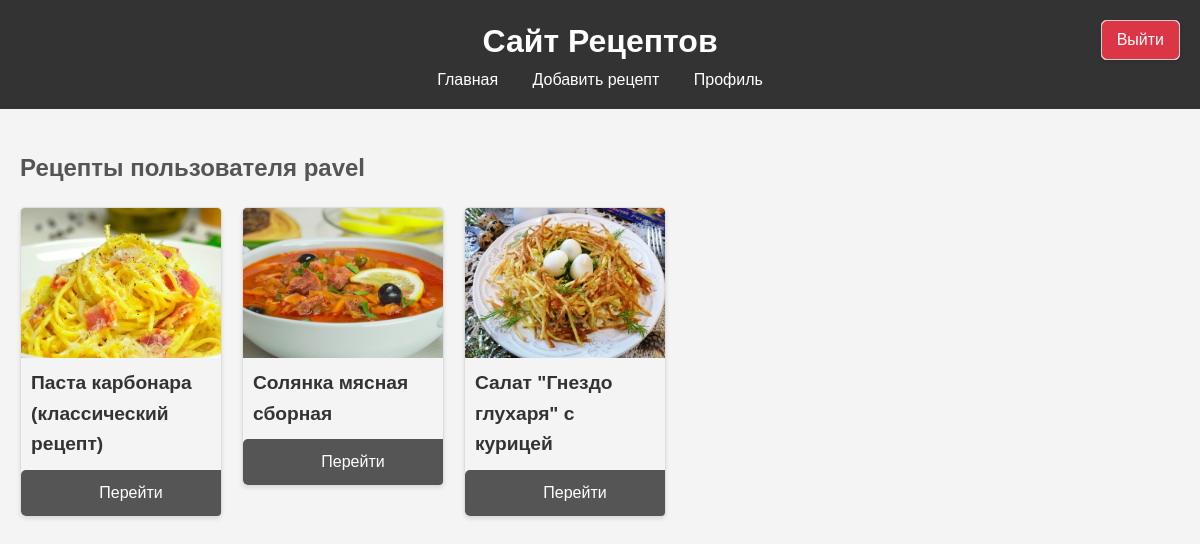
The page /user/pavel/ on the database its author committed.
### recipes/models.py (models this page shows, shortened)
class Recipe(models.Model):
    title = models.CharField(max_length=200)
    description = models.TextField()
    steps = models.TextField()
    preparation_time = models.IntegerField()
    image = models.ImageField(upload_to='recipes/')
    author = models.ForeignKey(User, on_delete=models.CASCADE)
    ingredients = models.TextField(null=True, blank=True)  # Поле для ингредиентов
    categories = models.ManyToManyField('Category', through='RecipeCategory')

### recipes/views.py (the view)
# urls.py: path('user/<str:username>/', views.user_recipes, name='user_recipes'),  # Убедитесь, что этот маршрут присутствует
def user_recipes(request, username):
    user = get_object_or_404(User, username=username)
    recipes = Recipe.objects.filter(author=user)
    return render(request, 'recipes/user_recipes.html', {'user': user, 'user_recipes': recipes})

### recipes/templates/recipes/user_recipes.html (shortened to what this page needs)
{% extends "recipes/base.html" %}
{% load static %}
{% block content %}
<h2>Рецепты пользователя {{ user.username }}</h2>
<div class="recipe-grid">
    {% for recipe in user_recipes %}
        <div class="recipe-card">
            {% if recipe.image %}
                <img src="{{ recipe.image.url }}" alt="{{ recipe.title }}">
            {% else %}
                <img src="{% static 'images/placeholder.jpg' %}" alt="Placeholder Image">
            {% endif %}
            <h3>{{ recipe.title }}</h3>
            <a href="{% url 'recipe_detail' recipe.id %}" class="btn">Перейти</a>
        </div>
    {% endfor %}
</div>
{% endblock %}

### recipes/static/css/styles.css (style rules this page uses)
body { font-family: Arial, sans-serif; line-height: 1.6; margin: 0; padding: 0; background-color: #f4f4f4; color: #333; }
h2 { color: #555; }
.recipe-grid { display: flex; flex-wrap: wrap; gap: 20px; }
.recipe-card { display: flex; flex-direction: column; justify-content: space-between; border: 1px solid #ddd; border-radius: 5px; overflow: hidden; width: 200px; box-shadow: 0 2px 4px rgba(0, 0, 0, 0.1); height: 100%; }
.recipe-card img { width: 100%; height: 150px; object-fit: cover; }
.recipe-card h3 { padding: 10px; font-size: 1.2em; margin: 0; flex-grow: 1; }
.recipe-card .btn { display: inline-block; width: 100%; padding: 10px; text-align: center; background-color: #555; color: white; text-decoration: none; border-radius: 5px; margin-top: auto; }

### rows shown on the page
Recipe: image (picture), title "Паста карбонара (классический рецепт)"
Recipe: image (picture), title "Солянка мясная сборная"
Recipe: image (picture), title "Салат \"Гнездо глухаря\" с курицей"

### other values the page prints
{{ user.username }} "pavel"
